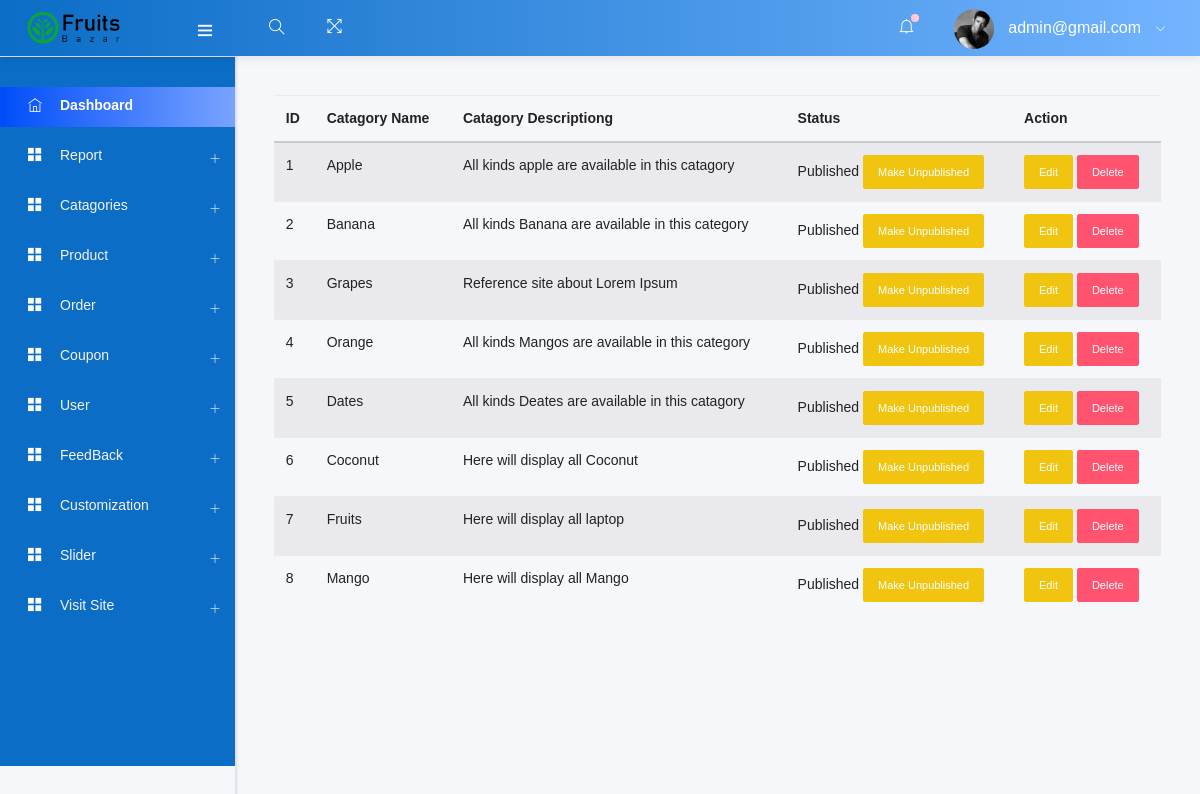
/admin/manage_cata.php (signed in), run on the app's committed database.
### tables this page shows
CREATE TABLE `add_logo` (
  `id` int(10) NOT NULL,
  `img` varchar(200) NOT NULL
);

CREATE TABLE `catagory` (
  `ctg_id` int(11) NOT NULL,
  `ctg_name` varchar(60) NOT NULL,
  `ctg_des` varchar(150) NOT NULL,
  `ctg_status` tinyint(3) NOT NULL
);

### admin/manage_cata.php (called while the page is built, shortened)
<?php
    include ("template.php");
?>

### admin/class/adminback.php (called while the page is built, shortened)
<?php
class  adminback
{
    private $connection;
    function __construct()
    {
        $dbhost = "localhost";
        $dbuser = "root";
        $dbpass = "";
        $dbname = "fruitecommerce";
        $this->connection = mysqli_connect($dbhost, $dbuser, $dbpass, $dbname);
    }
    function display_catagory()
    {
        $query = "SELECT * FROM `catagory`";
        if (mysqli_query($this->connection, $query)) {
            $ctg_info = mysqli_query($this->connection, $query);
            return $ctg_info;
        }
    }
    function display_logo()
    {
        $query = "SELECT * FROM add_logo";
        if (mysqli_query($this->connection, $query)) {
            $pdt_info = mysqli_query($this->connection, $query);
            return $pdt_info;
        }
    }
}

### admin/views/manage_cata_view.php (the view, shortened to what this page needs)
<?php
    $catagories = $obj-> display_catagory();
?>
<div >
    <table class="table table-striped">
        <thead>
            <tr>
                <th>ID</th>
                <th>Catagory Name</th>
                <th>Catagory Descriptiong</th>
                <th>Status</th>
                <th>Action</th>
            </tr>
        </thead>
        <tbody>
           <?php while($ctg = mysqli_fetch_assoc($catagories)){ ?>
            <tr>
                <td><?php echo $ctg['ctg_id'] ?></td>
                <td><?php echo $ctg['ctg_name'] ?></td>
                <td><?php echo $ctg['ctg_des'] ?></td>
                <td>
                    <?php
                    if($ctg['ctg_status']==0)
                    {echo "Unpublished";
                         ?>
                         <a href="?status=published&&id=<?php echo $ctg['ctg_id'] ?>" class="btn btn-sm btn-success">Make Published</a>
                        <?php
                    }
                    else{echo "Published";
                    ?>
                     <a href="?status=unpublished&&id=<?php echo $ctg['ctg_id'] ?>" class="btn btn-sm btn-warning">Make Unpublished</a>
                        <?php
                    }
                    ?>
                </td>
                <td>
                    <a href="edit_cata.php?status=edit&&id=<?php echo $ctg['ctg_id'] ?>" class="btn btn-sm btn-warning">Edit</a>
                    <a href="?status=delete&&id=<?php echo $ctg['ctg_id'] ?>" class="btn btn-sm btn-danger">Delete</a>
                </td>
            </tr>
            <?php
                }
            ?>
        </tbody>
    </table>
</div>

### admin/includes/headernav.php (shortened to what this page needs)
<nav class="navbar header-navbar pcoded-header">
               <div class="navbar-wrapper">
                   <div class="navbar-logo">
                       <a class="mobile-menu" id="mobile-collapse" href="#!">
                           <i class="ti-menu"></i>
                       </a>
                       <a href="index.php">
                       <?php
                        $obj=new adminback();
                        $logo_info = $obj->display_logo();
                        $logo = mysqli_fetch_assoc($logo_info);
                       ?>
                           <img class="img-fluid" src="uploads/<?php echo $logo['img']; ?>" alt="Theme-Logo" />
                       </a>
                   </div>
                   <div class="navbar-container container-fluid">
                       <ul class="nav-left">
                           <li class="header-search">
                               <div class="main-search morphsearch-search">
                                   <div class="input-group">
                                       <input type="text" class="form-control">
                                       <span class="input-group-addon search-btn"><i class="ti-search"></i></span>
                                   </div>
                               </div>
                           </li>
                           <li>
                               <a href="#!" onclick="javascript:toggleFullScreen()">
                                   <i class="ti-fullscreen"></i>
                               </a>
                           </li>
                       </ul>
                       <ul class="nav-right">
                           <li class="header-notification">
                               <a href="#!">
                                   <i class="ti-bell"></i>
                                   <span class="badge bg-c-pink"></span>
                               </a>
                           </li>
                           <li class="user-profile header-notification">
                               <a href="#!">
                                   <img src="assets/images/avatar-4.jpg" class="img-radius" alt="User-Profile-Image">
                                   <span> <?php echo $admin_email ?> </span>
                                   <i class="ti-angle-down"></i>
                               </a>
                           </li>
                       </ul>
                   </div>
               </div>
           </nav>

### admin/includes/head.php (style rules this page uses)
.pcoded .pcoded-header[header-theme="theme5"] { background: -webkit-gradient(linear, left top, right top, from(#0071f3), to(#73b4ff)); background: linear-gradient(to right, #0b6dc6, #73b4ff); }

### data on the page
add_logo: img (picture)
catagory: ctg_id "1", ctg_name "Apple", ctg_des "All kinds apple are available in this catagory"
catagory: ctg_id "2", ctg_name "Banana", ctg_des "All kinds Banana are available in this category"
catagory: ctg_id "3", ctg_name "Grapes", ctg_des "Reference site about Lorem Ipsum"
catagory: ctg_id "4", ctg_name "Orange", ctg_des "All kinds Mangos are available in this category"
catagory: ctg_id "5", ctg_name "Dates", ctg_des "All kinds Deates are available in this catagory"
catagory: ctg_id "6", ctg_name "Coconut", ctg_des "Here will display all Coconut"
catagory: ctg_id "7", ctg_name "Fruits", ctg_des "Here will display all laptop"
catagory: ctg_id "8", ctg_name "Mango", ctg_des "Here will display all Mango"

### other printed values
$admin_email "admin@gmail.com"
